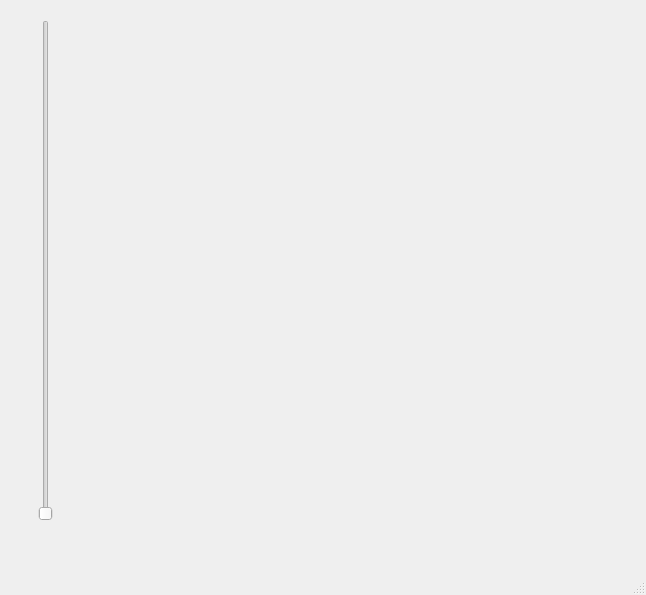
<?xml version="1.0" encoding="UTF-8"?>
<ui version="4.0">
 <class>MainWindow</class>
 <widget class="QMainWindow" name="MainWindow">
  <property name="geometry">
   <rect>
    <x>0</x>
    <y>0</y>
    <width>646</width>
    <height>595</height>
   </rect>
  </property>
  <property name="windowTitle">
   <string>MainWindow</string>
  </property>
  <widget class="QWidget" name="centralwidget">
   <widget class="QSlider" name="transparency">
    <property name="geometry">
     <rect>
      <x>30</x>
      <y>20</y>
      <width>31</width>
      <height>501</height>
     </rect>
    </property>
    <property name="orientation">
     <enum>Qt::Vertical</enum>
    </property>
   </widget>
   <widget class="QLabel" name="pic">
    <property name="geometry">
     <rect>
      <x>120</x>
      <y>20</y>
      <width>500</width>
      <height>500</height>
     </rect>
    </property>
    <property name="text">
     <string/>
    </property>
   </widget>
  </widget>
  <widget class="QMenuBar" name="menubar">
   <property name="geometry">
    <rect>
     <x>0</x>
     <y>0</y>
     <width>646</width>
     <height>26</height>
    </rect>
   </property>
  </widget>
  <widget class="QStatusBar" name="statusbar"/>
 </widget>
 <resources/>
 <connections/>
</ui>
